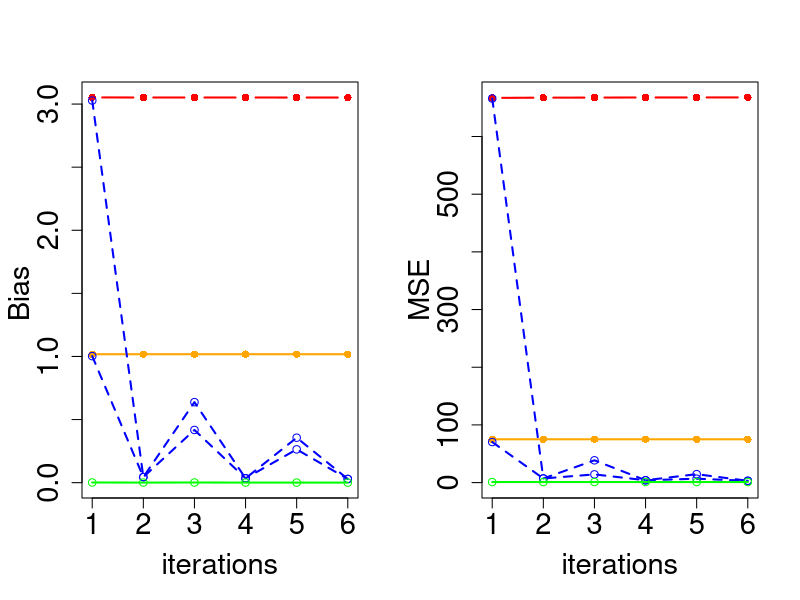

Generate this figure with R:




####################################################################################################################
## copy/pasting the entire set of codes below will generate a figure like Figure-1 in the paper (John and Wu, 2023)
####################################################################################################################

library(MASS)

M <- 5000 ## number of simulation-iterations

  n <- 100; p <- 6  ## number of rows and columns of 'covariate' matrices in each data-block


bias.1.mat <- bias.2.mat <- bias.3a.mat <- bias.3b.mat <- bias.4.mat <- matrix(, nrow = M, ncol = p)
mse.1.mat  <- mse.2.mat  <- mse.3a.mat  <- mse.3b.mat  <- mse.4.mat  <- matrix(, nrow = M, ncol = p)



#  Sigma <- matrix(rep(0.2, p*p), p, p); diag(Sigma) <- 1
  Sigma <- matrix(rep(0.0, p*p), p, p); diag(Sigma) <- 1

  alpha <- 0.25 ## try 0.5, 0.4, 0.25, 0.05

  mu.1 <- runif(1, -10, 10); mu.2 <- runif(1, -10, 10); 



  r.b <- as.matrix(runif(6, -5, 5), nrow = p, ncol = 1)
  r.f <- as.matrix(runif(6, -5, 5), nrow = p, ncol = 1)


for(m in 1:M){ if(m%%1000 == 0){print(m)} 



  U1  <- as.matrix(mvrnorm(n, mu = rep(mu.1, p), Sigma = Sigma))
  U2  <- as.matrix(mvrnorm(n, mu = rep(mu.1, p), Sigma = Sigma))
  U3  <- as.matrix(mvrnorm(n, mu = rep(mu.1, p), Sigma = Sigma))
  U4  <- as.matrix(mvrnorm(n, mu = rep(mu.1, p), Sigma = Sigma))
  U5  <- as.matrix(mvrnorm(n, mu = rep(mu.1, p), Sigma = Sigma))
  U6  <- as.matrix(mvrnorm(n, mu = rep(mu.1, p), Sigma = Sigma))

  V1  <- as.matrix(mvrnorm(n, mu = rep(mu.2, p), Sigma = Sigma))
  V2  <- as.matrix(mvrnorm(n, mu = rep(mu.2, p), Sigma = Sigma))
  V3  <- as.matrix(mvrnorm(n, mu = rep(mu.2, p), Sigma = Sigma))
  V4  <- as.matrix(mvrnorm(n, mu = rep(mu.2, p), Sigma = Sigma))
  V5  <- as.matrix(mvrnorm(n, mu = rep(mu.2, p), Sigma = Sigma))
  V6  <- as.matrix(mvrnorm(n, mu = rep(mu.2, p), Sigma = Sigma))


Z1 <- alpha*U1 + (1-alpha)*V1; Z2 <- alpha*U2 + (1-alpha)*V2; Z3 <- alpha*U3 + (1-alpha)*V3; Z4 <- alpha*U4 + (1-alpha)*V4; Z5 <- alpha*U5 + (1-alpha)*V5; Z6 <- alpha*U6 + (1-alpha)*V6;



  e.b <- as.matrix(rnorm(6*n, 0, 1), nrow = 6*n, ncol = 1);
  e.b1 <- e.b[1:n,]; e.b2 <- e.b[(n+1):(2*n),]; e.b3 <- e.b[((2*n)+1):(3*n),];  e.b4 <- e.b[((3*n)+1):(4*n),]; e.b5 <- e.b[((4*n)+1):(5*n),]; e.b6 <- e.b[((5*n)+1):(6*n),] 
  e.f <- as.matrix(rnorm(6*n, 0, 1), nrow = 6*n, ncol = 1)
  e.f1 <- e.f[1:n,]; e.f2 <- e.f[(n+1):(2*n),]; e.f3 <- e.f[((2*n)+1):(3*n),];  e.f4 <- e.f[((3*n)+1):(4*n),]; e.f5 <- e.f[((4*n)+1):(5*n),]; e.f6 <- e.f[((5*n)+1):(6*n),] 
  e.p <- as.matrix(rnorm(6*n, 0, 1), nrow = 6*n, ncol = 1)
  e.p1 <- e.p[1:n,]; e.p2 <- e.p[(n+1):(2*n),]; e.p3 <- e.p[((2*n)+1):(3*n),];  e.p4 <- e.p[((3*n)+1):(4*n),]; e.p5 <- e.p[((4*n)+1):(5*n),]; e.p6 <- e.p[((5*n)+1):(6*n),] 

  b1 <- U1%*%r.b + e.b1; b2 <- U2%*%r.b + e.b2; b3 <- U3%*%r.b + e.b3;  b4 <- U4%*%r.b + e.b4;  b5  <- U5%*%r.b + e.b5;  b6  <- U6%*%r.b + e.b6
  f1 <- V1%*%r.f + e.f1; f2 <- V2%*%r.f + e.f2; f3 <- V3%*%r.f + e.f3;  f4 <- V4%*%r.f + e.f4;  f5 <-  V5%*%r.f + e.f5;  f6 <-  V6%*%r.f + e.f6

  r.p <- alpha*r.b + (1-alpha)*r.f

  p1 <- Z1%*%r.p + e.p1; p2 <- Z2%*%r.p + e.p2; p3 <- Z3%*%r.p + e.p3;  p4 <- Z4%*%r.p + e.p4;  p5  <- Z5%*%r.p + e.p5;  p6  <- Z6%*%r.p + e.p6


##############
### KF4LLS
########

### (1) training with U's and b's only (i.e. only with 'bird' data blocks)

psi.0 <- as.matrix(rnorm(p), nrow = p, ncol = 1)

H1 <-      t(U1)%*%U1; H1.inv <- solve(H1); psi.1 <- psi.0 + H1.inv%*%t(U1)%*%(b1 - U1%*%psi.0)
H2 <- H1 + t(U2)%*%U2; H2.inv <- solve(H2); psi.2 <- psi.1 + H2.inv%*%t(U2)%*%(b2 - U2%*%psi.1)
H3 <- H2 + t(U3)%*%U3; H3.inv <- solve(H3); psi.3 <- psi.2 + H3.inv%*%t(U3)%*%(b3 - U3%*%psi.2)
H4 <- H3 + t(U4)%*%U4; H4.inv <- solve(H4); psi.4 <- psi.3 + H4.inv%*%t(U4)%*%(b4 - U4%*%psi.3)
H5 <- H4 + t(U5)%*%U5; H5.inv <- solve(H5); psi.5 <- psi.4 + H5.inv%*%t(U5)%*%(b5 - U5%*%psi.4)
H6 <- H5 + t(U6)%*%U6; H6.inv <- solve(H6); psi.6 <- psi.5 + H6.inv%*%t(U6)%*%(b6 - U6%*%psi.5)
  bias.1.mat[m,] <- c(mean(abs(psi.1 - r.p)), mean(abs(psi.2 - r.p)), mean(abs(psi.3 - r.p)), mean(abs(psi.4 - r.p)), mean(abs(psi.5 - r.p)), mean(abs(psi.6 - r.p)))
  res.sq.1 <-    (p1 - Z1%*%psi.1)^2
  res.sq.2 <- c( (p1 - Z1%*%psi.2)^2, (p2 - Z2%*%psi.2)^2 )
  res.sq.3 <- c( (p1 - Z1%*%psi.3)^2, (p2 - Z2%*%psi.3)^2,  (p3 - Z3%*%psi.3)^2);
  res.sq.4 <- c( (p1 - Z1%*%psi.4)^2, (p2 - Z2%*%psi.4)^2,  (p3 - Z3%*%psi.4)^2,  (p4 - Z4%*%psi.4)^2);
  res.sq.5 <- c( (p1 - Z1%*%psi.5)^2, (p2 - Z2%*%psi.5)^2,  (p3 - Z3%*%psi.5)^2,  (p4 - Z4%*%psi.5)^2, (p5 - Z5%*%psi.5)^2);
  res.sq.6 <- c( (p1 - Z1%*%psi.6)^2, (p2 - Z2%*%psi.6)^2,  (p3 - Z3%*%psi.6)^2,  (p4 - Z4%*%psi.6)^2, (p5 - Z5%*%psi.6)^2, (p6 - Z6%*%psi.6)^2);
  mse.1.mat[m,] <- c(mean(res.sq.1), mean(res.sq.2), mean(res.sq.3), mean(res.sq.4), mean(res.sq.5), mean(res.sq.6))
  if(m == 1){ beta.1.mat <- cbind(r.p, r.b, r.f, psi.1, psi.2, psi.3, psi.4, psi.5, psi.6) }
  if(m > 1){ beta.1.mat <- beta.1.mat + cbind(r.p, r.b, r.f, psi.1, psi.2, psi.3, psi.4, psi.5, psi.6) }


### (2) training with V's and f's only (i.e. only with 'fish' data blocks)

H1 <-      t(V1)%*%V1; H1.inv <- solve(H1); psi.1 <- psi.0 + H1.inv%*%t(V1)%*%(f1 - V1%*%psi.0)
H2 <- H1 + t(V2)%*%V2; H2.inv <- solve(H2); psi.2 <- psi.1 + H2.inv%*%t(V2)%*%(f2 - V2%*%psi.1)
H3 <- H2 + t(V3)%*%V3; H3.inv <- solve(H3); psi.3 <- psi.2 + H3.inv%*%t(V3)%*%(f3 - V3%*%psi.2)
H4 <- H3 + t(V4)%*%V4; H4.inv <- solve(H4); psi.4 <- psi.3 + H4.inv%*%t(V4)%*%(f4 - V4%*%psi.3)
H5 <- H4 + t(V5)%*%V5; H5.inv <- solve(H5); psi.5 <- psi.4 + H5.inv%*%t(V5)%*%(f5 - V5%*%psi.4)
H6 <- H5 + t(V6)%*%V6; H6.inv <- solve(H6); psi.6 <- psi.5 + H6.inv%*%t(V6)%*%(f6 - V6%*%psi.5)
  bias.2.mat[m,] <- c(mean(abs(psi.1 - r.p)), mean(abs(psi.2 - r.p)), mean(abs(psi.3 - r.p)), mean(abs(psi.4 - r.p)), mean(abs(psi.5 - r.p)), mean(abs(psi.6 - r.p)))
  res.sq.1 <-    (p1 - Z1%*%psi.1)^2
  res.sq.2 <- c( (p1 - Z1%*%psi.2)^2, (p2 - Z2%*%psi.2)^2 )
  res.sq.3 <- c( (p1 - Z1%*%psi.3)^2, (p2 - Z2%*%psi.3)^2,  (p3 - Z3%*%psi.3)^2);
  res.sq.4 <- c( (p1 - Z1%*%psi.4)^2, (p2 - Z2%*%psi.4)^2,  (p3 - Z3%*%psi.4)^2,  (p4 - Z4%*%psi.4)^2);
  res.sq.5 <- c( (p1 - Z1%*%psi.5)^2, (p2 - Z2%*%psi.5)^2,  (p3 - Z3%*%psi.5)^2,  (p4 - Z4%*%psi.5)^2, (p5 - Z5%*%psi.5)^2);
  res.sq.6 <- c( (p1 - Z1%*%psi.6)^2, (p2 - Z2%*%psi.6)^2,  (p3 - Z3%*%psi.6)^2,  (p4 - Z4%*%psi.6)^2, (p5 - Z5%*%psi.6)^2, (p6 - Z6%*%psi.6)^2);
  mse.2.mat[m,] <- c(mean(res.sq.1), mean(res.sq.2), mean(res.sq.3), mean(res.sq.4), mean(res.sq.5), mean(res.sq.6))
  if(m == 1){ beta.2.mat <- cbind(r.p, r.b, r.f, psi.1, psi.2, psi.3, psi.4, psi.5, psi.6) }
  if(m > 1){ beta.2.mat <- beta.2.mat + cbind(r.p, r.b, r.f, psi.1, psi.2, psi.3, psi.4, psi.5, psi.6) }


### (4) training with Z's and p's only (i.e. only with 'penguin' data blocks)

H1 <-      t(Z1)%*%Z1; H1.inv <- solve(H1); psi.1 <- psi.0 + H1.inv%*%t(Z1)%*%(p1 - Z1%*%psi.0)
H2 <- H1 + t(Z2)%*%Z2; H2.inv <- solve(H2); psi.2 <- psi.1 + H2.inv%*%t(Z2)%*%(p2 - Z2%*%psi.1)
H3 <- H2 + t(Z3)%*%Z3; H3.inv <- solve(H3); psi.3 <- psi.2 + H3.inv%*%t(Z3)%*%(p3 - Z3%*%psi.2)
H4 <- H3 + t(Z4)%*%Z4; H4.inv <- solve(H4); psi.4 <- psi.3 + H4.inv%*%t(Z4)%*%(p4 - Z4%*%psi.3)
H5 <- H4 + t(Z5)%*%Z5; H5.inv <- solve(H5); psi.5 <- psi.4 + H5.inv%*%t(Z5)%*%(p5 - Z5%*%psi.4)
H6 <- H5 + t(Z6)%*%Z6; H6.inv <- solve(H6); psi.6 <- psi.5 + H6.inv%*%t(Z6)%*%(p6 - Z6%*%psi.5)
  bias.4.mat[m,] <- c(mean(abs(psi.1 - r.p)), mean(abs(psi.2 - r.p)), mean(abs(psi.3 - r.p)), mean(abs(psi.4 - r.p)), mean(abs(psi.5 - r.p)), mean(abs(psi.6 - r.p)))
  res.sq.1 <-    (p1 - Z1%*%psi.1)^2
  res.sq.2 <- c( (p1 - Z1%*%psi.2)^2, (p2 - Z2%*%psi.2)^2 )
  res.sq.3 <- c( (p1 - Z1%*%psi.3)^2, (p2 - Z2%*%psi.3)^2,  (p3 - Z3%*%psi.3)^2);
  res.sq.4 <- c( (p1 - Z1%*%psi.4)^2, (p2 - Z2%*%psi.4)^2,  (p3 - Z3%*%psi.4)^2,  (p4 - Z4%*%psi.4)^2);
  res.sq.5 <- c( (p1 - Z1%*%psi.5)^2, (p2 - Z2%*%psi.5)^2,  (p3 - Z3%*%psi.5)^2,  (p4 - Z4%*%psi.5)^2, (p5 - Z5%*%psi.5)^2);
  res.sq.6 <- c( (p1 - Z1%*%psi.6)^2, (p2 - Z2%*%psi.6)^2,  (p3 - Z3%*%psi.6)^2,  (p4 - Z4%*%psi.6)^2, (p5 - Z5%*%psi.6)^2, (p6 - Z6%*%psi.6)^2);
  mse.4.mat[m,] <- c(mean(res.sq.1), mean(res.sq.2), mean(res.sq.3), mean(res.sq.4), mean(res.sq.5), mean(res.sq.6))
  if(m == 1){ beta.4.mat <- cbind(r.p, r.b, r.f, psi.1, psi.2, psi.3, psi.4, psi.5, psi.6) }
  if(m > 1){ beta.4.mat <- beta.4.mat + cbind(r.p, r.b, r.f, psi.1, psi.2, psi.3, psi.4, psi.5, psi.6) }


## centering all columns in all data blocks and target vectors, needed for the remaining set of codes 
U1 <- U1 - apply(U1,2,mean); U2 <- U2 - apply(U2,2,mean); U3 <- U3 - apply(U3,2,mean); U4 <- U4 - apply(U4,2,mean); U5 <- U5 - apply(U5,2,mean); U6 <- U6 - apply(U6,2,mean);  
V1 <- V1 - apply(V1,2,mean); V2 <- V2 - apply(V2,2,mean); V3 <- V3 - apply(V3,2,mean); V4 <- V4 - apply(V4,2,mean); V5 <- V5 - apply(V5,2,mean); V6 <- V6 - apply(V6,2,mean);  
b1 <- b1 - mean(b1); b2 <- b2 - mean(b2); b3 <- b3 - mean(b3);  b4 <- b4 - mean(b4);    b5 <- b5 - mean(b5);    b6 <- b6 - mean(b6)
f1 <- f1 - mean(f1); f2 <- f2 - mean(f2); f3 <- f3 - mean(f3);  f4 <- f4 - mean(f4);    f5 <- f5 - mean(f5);    f6 <- f6 - mean(f6)


## in the paper, after multiplying by sqrt(alpha) and sqrt(1-alpha), respectively, U's and V's were labelled with an alpha suffix attached.
## But, in the codes we don't have that suffix.
U1 <- sqrt(alpha)*U1;   U2 <- sqrt(alpha)*U2;   U3 <- sqrt(alpha)*U3;   U4 <- sqrt(alpha)*U4;   U5 <- sqrt(alpha)*U5;   U6 <- sqrt(alpha)*U6; 
V1 <- sqrt(1-alpha)*V1; V2 <- sqrt(1-alpha)*V2; V3 <- sqrt(1-alpha)*V3; V4 <- sqrt(1-alpha)*V4; V5 <- sqrt(1-alpha)*V5; V6 <- sqrt(1-alpha)*V6; 

b1 <- sqrt(alpha)*b1;   b2 <- sqrt(alpha)*b2;   b3 <- sqrt(alpha)*b3;   b4 <- sqrt(alpha)*b4;      b5 <- sqrt(alpha)*b5;     b6 <- sqrt(alpha)*b6; 
f1 <- sqrt(1-alpha)*f1; f2 <- sqrt(1-alpha)*f2; f3 <- sqrt(1-alpha)*f3; f4 <- sqrt(1-alpha)*f4;    f5 <- sqrt(1-alpha)*f5;   f6 <- sqrt(1-alpha)*f6; 

#
### Interleaved KF4LLS
#

### (3a) training with 'bird' blocks and 'fish' blocks interleaved, starting with a 'bird' block.


H1 <-      t(U1)%*%U1; H1.inv <- solve(H1); psi.1 <- psi.0 + H1.inv%*%t(U1)%*%(b1 - U1%*%psi.0)
H2 <- H1 + t(V1)%*%V1; H2.inv <- solve(H2); psi.2 <- psi.1 + H2.inv%*%t(V1)%*%(f1 - V1%*%psi.1)
H3 <- H2 + t(U2)%*%U2; H3.inv <- solve(H3); psi.3 <- psi.2 + H3.inv%*%t(U2)%*%(b2 - U2%*%psi.2)
H4 <- H3 + t(V2)%*%V2; H4.inv <- solve(H4); psi.4 <- psi.3 + H4.inv%*%t(V2)%*%(f2 - V2%*%psi.3)
H5 <- H4 + t(U3)%*%U3; H5.inv <- solve(H5); psi.5 <- psi.4 + H5.inv%*%t(U3)%*%(b3 - U3%*%psi.4)
H6 <- H5 + t(V3)%*%V3; H6.inv <- solve(H6); psi.6 <- psi.5 + H6.inv%*%t(V3)%*%(f3 - V3%*%psi.5)
  bias.3a.mat[m,] <- c(mean(abs(psi.1 - r.p)), mean(abs(psi.2 - r.p)), mean(abs(psi.3 - r.p)), mean(abs(psi.4 - r.p)), mean(abs(psi.5 - r.p)), mean(abs(psi.6 - r.p)))
  res.sq.1 <-    (p1 - Z1%*%psi.1)^2
  res.sq.2 <- c( (p1 - Z1%*%psi.2)^2, (p2 - Z2%*%psi.2)^2 )
  res.sq.3 <- c( (p1 - Z1%*%psi.3)^2, (p2 - Z2%*%psi.3)^2,  (p3 - Z3%*%psi.3)^2);
  res.sq.4 <- c( (p1 - Z1%*%psi.4)^2, (p2 - Z2%*%psi.4)^2,  (p3 - Z3%*%psi.4)^2,  (p4 - Z4%*%psi.4)^2);
  res.sq.5 <- c( (p1 - Z1%*%psi.5)^2, (p2 - Z2%*%psi.5)^2,  (p3 - Z3%*%psi.5)^2,  (p4 - Z4%*%psi.5)^2, (p5 - Z5%*%psi.5)^2);
  res.sq.6 <- c( (p1 - Z1%*%psi.6)^2, (p2 - Z2%*%psi.6)^2,  (p3 - Z3%*%psi.6)^2,  (p4 - Z4%*%psi.6)^2, (p5 - Z5%*%psi.6)^2, (p6 - Z6%*%psi.6)^2);
  mse.3a.mat[m,] <- c(mean(res.sq.1), mean(res.sq.2), mean(res.sq.3), mean(res.sq.4), mean(res.sq.5), mean(res.sq.6))
  if(m == 1){ beta.3a.mat <- cbind(r.p, r.b, r.f, psi.1, psi.2, psi.3, psi.4, psi.5, psi.6) }
  if(m > 1){ beta.3a.mat <- beta.3a.mat + cbind(r.p, r.b, r.f, psi.1, psi.2, psi.3, psi.4, psi.5, psi.6) }


### (3b) training with 'bird' blocks and 'fish' blocks interleaved, starting with a 'fish' block.


H1 <-      t(V1)%*%V1; H1.inv <- solve(H1); psi.1 <- psi.0 + H1.inv%*%t(V1)%*%(f1 - V1%*%psi.0)
H2 <- H1 + t(U1)%*%U1; H2.inv <- solve(H2); psi.2 <- psi.1 + H2.inv%*%t(U1)%*%(b1 - U1%*%psi.1)
H3 <- H2 + t(V2)%*%V2; H3.inv <- solve(H3); psi.3 <- psi.2 + H3.inv%*%t(V2)%*%(f2 - V2%*%psi.2)
H4 <- H3 + t(U2)%*%U2; H4.inv <- solve(H4); psi.4 <- psi.3 + H4.inv%*%t(U2)%*%(b2 - U2%*%psi.3)
H5 <- H4 + t(V3)%*%V3; H5.inv <- solve(H5); psi.5 <- psi.4 + H5.inv%*%t(V3)%*%(f3 - V3%*%psi.4)
H6 <- H5 + t(U3)%*%U3; H6.inv <- solve(H6); psi.6 <- psi.5 + H6.inv%*%t(U3)%*%(b3 - U3%*%psi.5)
  bias.3b.mat[m,] <- c(mean(abs(psi.1 - r.p)), mean(abs(psi.2 - r.p)), mean(abs(psi.3 - r.p)), mean(abs(psi.4 - r.p)), mean(abs(psi.5 - r.p)), mean(abs(psi.6 - r.p)))
  res.sq.1 <-    (p1 - Z1%*%psi.1)^2
  res.sq.2 <- c( (p1 - Z1%*%psi.2)^2, (p2 - Z2%*%psi.2)^2 )
  res.sq.3 <- c( (p1 - Z1%*%psi.3)^2, (p2 - Z2%*%psi.3)^2,  (p3 - Z3%*%psi.3)^2);
  res.sq.4 <- c( (p1 - Z1%*%psi.4)^2, (p2 - Z2%*%psi.4)^2,  (p3 - Z3%*%psi.4)^2,  (p4 - Z4%*%psi.4)^2);
  res.sq.5 <- c( (p1 - Z1%*%psi.5)^2, (p2 - Z2%*%psi.5)^2,  (p3 - Z3%*%psi.5)^2,  (p4 - Z4%*%psi.5)^2, (p5 - Z5%*%psi.5)^2);
  res.sq.6 <- c( (p1 - Z1%*%psi.6)^2, (p2 - Z2%*%psi.6)^2,  (p3 - Z3%*%psi.6)^2,  (p4 - Z4%*%psi.6)^2, (p5 - Z5%*%psi.6)^2, (p6 - Z6%*%psi.6)^2);
  mse.3b.mat[m,] <- c(mean(res.sq.1), mean(res.sq.2), mean(res.sq.3), mean(res.sq.4), mean(res.sq.5), mean(res.sq.6))
  if(m == 1){ beta.3b.mat <- cbind(r.p, r.b, r.f, psi.1, psi.2, psi.3, psi.4, psi.5, psi.6) }
  if(m > 1){ beta.3b.mat <- beta.3b.mat + cbind(r.p, r.b, r.f, psi.1, psi.2, psi.3, psi.4, psi.5, psi.6) }


   }



mean.bias.1.vec <- apply(apply(as.matrix(beta.1.mat[,4:9]/M) - matrix(rep(r.p, length(r.p)), nrow = length(r.p), ncol = length(r.p)), 2, abs), 2, mean)
bmin <- min(mean.bias.1.vec);          bmax <- max(mean.bias.1.vec)

mean.bias.2.vec <- apply(apply(as.matrix(beta.2.mat[,4:9]/M) - matrix(rep(r.p, length(r.p)), nrow = length(r.p), ncol = length(r.p)), 2, abs), 2, mean)
bmin <- min(c(bmin, mean.bias.2.vec)); bmax <- max(c(bmax, mean.bias.2.vec))

mean.bias.3a.vec <- apply(apply(as.matrix(beta.3a.mat[,4:9]/M) - matrix(rep(r.p, length(r.p)), nrow = length(r.p), ncol = length(r.p)), 2, abs), 2, mean)
bmin <- min(c(bmin, mean.bias.3a.vec)); bmax <- max(c(bmax, mean.bias.3a.vec))

mean.bias.3b.vec <- apply(apply(as.matrix(beta.3b.mat[,4:9]/M) - matrix(rep(r.p, length(r.p)), nrow = length(r.p), ncol = length(r.p)), 2, abs), 2, mean)
bmin <- min(c(bmin, mean.bias.3b.vec)); bmax <- max(c(bmax, mean.bias.3b.vec))

mean.bias.4.vec <- apply(apply(as.matrix(beta.4.mat[,4:9]/M) - matrix(rep(r.p, length(r.p)), nrow = length(r.p), ncol = length(r.p)), 2, abs), 2, mean)
bmin <- min(c(bmin, mean.bias.4.vec)); bmax <- max(c(bmax, mean.bias.4.vec))


   mean.mse.1.vec  <- apply(mse.1.mat,  2, mean); mmin <- min(mean.mse.1.vec);           mmax <- max(mean.mse.1.vec)
   mean.mse.2.vec  <- apply(mse.2.mat,  2, mean); mmin <- min(c(mmin, mean.mse.2.vec));  mmax <- max(c(mmax, mean.mse.2.vec))
   mean.mse.3a.vec <- apply(mse.3a.mat, 2, mean); mmin <- min(c(mmin, mean.mse.3a.vec)); mmax <- max(c(mmax, mean.mse.3a.vec))
   mean.mse.3b.vec <- apply(mse.3b.mat, 2, mean); mmin <- min(c(mmin, mean.mse.3b.vec)); mmax <- max(c(mmax, mean.mse.3b.vec))
   mean.mse.4.vec  <- apply(mse.4.mat,  2, mean); mmin <- min(c(mmin, mean.mse.4.vec));  mmax <- max(c(mmax, mean.mse.4.vec))



print(beta.1.mat/M)
print(beta.2.mat/M)
print(beta.3a.mat/M)
print(beta.3b.mat/M)
print(beta.4.mat/M)


#####################################################################################################################
######## Figure - 1 ( we didn't set the seed, so the results will be (very) slightly different from Fig-1 in the paper 

par(mfrow = c(1,2))
#   plot(c(1:p), mean.bias.4.vec, type = "b", col = "green", xlab = "iterations", ylab = "bias over iterations", ylim =c(bmin, bmax), lwd = 2, pch = 16, cex.lab = 1.75, cex.axis = 1.75)
   plot(c(1:p), mean.bias.1.vec, type = "b", col = "red", xlab = "iterations", ylab = "", ylim =c(bmin, bmax), lwd = 2, pch = 16, cex.lab = 1.75, cex.axis = 1.75)
   mtext(expression(paste( plain("Bias"))),side=2,line=3.5, padj=1,at=1.5,cex=1.75)
   points(c(1:p), mean.bias.2.vec, col = "orange", pch = 16)
   lines(c(1:p),  mean.bias.2.vec, col = "orange", lwd = 2)
   points(c(1:p), mean.bias.3a.vec, col = "blue")
   lines(c(1:p),  mean.bias.3a.vec, col = "blue", lwd = 2, lty = 2)
   points(c(1:p), mean.bias.3b.vec, col = "blue")
   lines(c(1:p),  mean.bias.3b.vec, col = "blue", lwd = 2, lty = 2)
   points(c(1:p), mean.bias.4.vec, col = "green")
   lines(c(1:p),  mean.bias.4.vec, col = "green", lwd = 2)


   plot(c(1:p), mean.mse.1.vec, type = "b", col = "red", xlab = "iterations", ylab = "", ylim =c(0, mmax), lwd = 2, pch = 16, cex.lab = 1.75, cex.axis = 1.75)
   mtext(expression(paste( plain("MSE"))),side=2,line=3.5, padj=1, cex=1.75)
   points(c(1:p), mean.mse.2.vec, col = "orange", pch = 16)
   lines(c(1:p),  mean.mse.2.vec, col = "orange", lwd = 2)
   points(c(1:p), mean.mse.3a.vec, col = "blue")
   lines(c(1:p),  mean.mse.3a.vec, col = "blue", lwd = 2, lty = 2)
   points(c(1:p), mean.mse.3b.vec, col = "blue")
   lines(c(1:p),  mean.mse.3b.vec, col = "blue", lwd = 2, lty = 2)
   points(c(1:p), mean.mse.4.vec, col = "green")
   lines(c(1:p),  mean.mse.4.vec, col = "green", lwd = 2)
 

